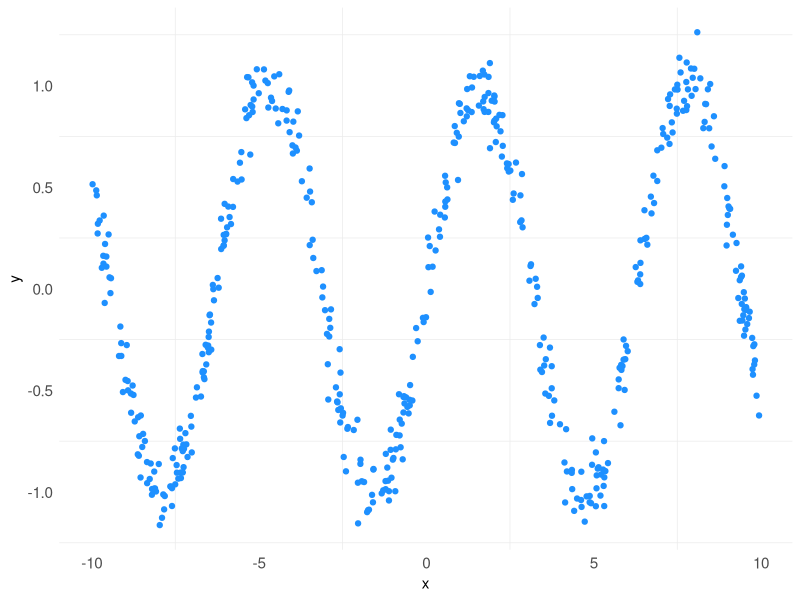

This chart was generated by the following R code:
# Short R script to check that R graphics and ggplot are working.

# Load the ggplot2 package.
library(ggplot2)

# Generate the data points.
n <- 500
x <- sort(20*runif(n) - 10)
y <- sin(x) + rnorm(n)/10

# Generate the plot using ggplot.
print(ggplot(data.frame(x,y),aes(x = x,y = y)) + 
      geom_point(col = "dodgerblue",cex = 1.5) +
      theme_minimal() +
      theme(panel.grid.major = element_blank(),
            axis.text        = element_text(size = 11)))
